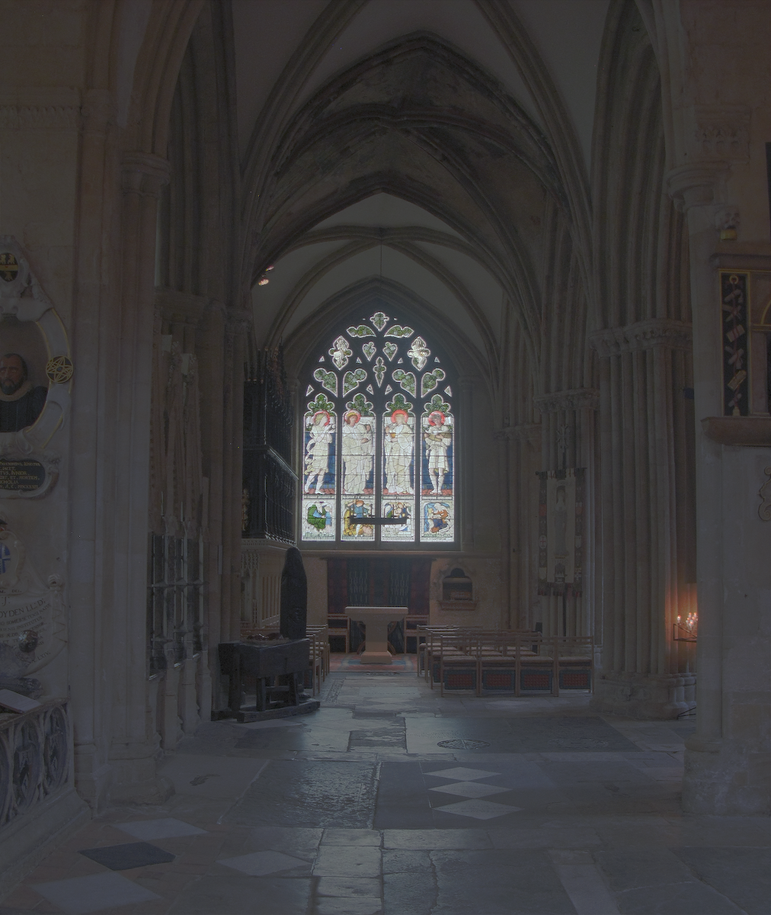
%> input picture church.png, 771 x 915 px, shrunk from 1012 x 1200 before the run
$ octave example.m   (GNU Octave 9; MATLAB toolbox functions it lacks are replaced by stand-ins)
%> lines starting %> are read from the running program, lines starting %| are printed output that depends on the picture; in (x1, y1, x2, y2) boxes, pixels count from 0 and x2, y2 are one past the last pixel; in counts of white or black regions, pixels touching at a corner belong together; the program's own positions count from 1
### gen_dice.m
function [L, R] = gen_dice(I_l, I_r, indicator, show_plot, flip_tc)

% Generate DiCE images with enhanced contrast
%
% Inputs
% I_l: input left-image of range [0,1] in gamma-corrected space
% I_r: input right-image of range [0,1] in gamma-corrected space
% indicator: target ratio of contrast
% show_plot: if true plot the tone-curves
% flip_tc: if true flip the order of the two tone-curves applied to the two
% images, set to false by default
%
% Outputs
% L, R: images processed by DiCE

I_l_in = I_l;
I_r_in = I_r;

% convert to linear space
gamma=2.2;
I_l_in=I_l_in.^gamma;
I_r_in=I_r_in.^gamma;

I_l_in=max(10.^-2.7,I_l_in);
I_r_in=max(10.^-2.7,I_r_in);

% convert to log space
L_l_in=log10(compute_luminance(I_l_in));
L_r_in=log10(compute_luminance(I_r_in));

I_min = min(min(L_l_in(:)),min(L_r_in(:)));
I_max = max(max(L_l_in(:)),max(L_r_in(:)));

% compute the maximum difference of DiCE tone-curves from the base
% tone-curve (identity map).
dev = 1.35*(1-indicator)/(1+indicator);

% process images with interleaved tone-curves in the logarithmic domain
segs = 2; % number of linear segments
flip = 1;
if exist('flip_tc') && flip_tc
    flip = -1;
end
L_l_out=L_l_in + flip*interleave(-2.7, 0, L_l_in, segs, dev);
L_r_out=L_r_in - flip*interleave(-2.7, 0, L_r_in, segs, dev);

% plot DiCE interleaved tone-curves
if show_plot
    plot(sort(L_l_in(:)),sort(L_l_in(:))+interleave(I_min, I_max, sort(L_l_in(:)), segs, dev));
    hold on;
    plot(sort(L_l_in(:)),sort(L_l_in(:))-interleave(I_min, I_max, sort(L_l_in(:)), segs, dev));
end

% colour transfer
log_rgb_l = L_l_out+log10(I_l_in)-L_l_in;
log_rgb_r = L_r_out+log10(I_r_in)-L_r_in;

% convert back to gamma-corrected space
L = (10.^log_rgb_l).^(1/gamma);
R = (10.^log_rgb_r).^(1/gamma);

end


function Y = compute_luminance( img )
% Return 2D matrix of luminance values for 3D matrix with an RGB image

dims = find(size(img)>1,1,'last');

if( dims == 3 )
    Y = img(:,:,1) * 0.212656 + img(:,:,2) * 0.715158 + img(:,:,3) * 0.072186;
elseif( dims == 1 || dims == 2 )
    Y = img;
else
    error( 'compute_luminance: wrong matrix dimension' );
end

end

function [l] = interleave(l_min, l_max, x, segs, dev)
% Generate smooth interleaved tone-curves

grids = segs + 1;
s_l = zeros(1,grids);

r_l = 0;
for ll=1:grids
    if (ll==1)
        r_l = 0;
    elseif( mod(ll,4) == 1 || mod(ll,4) == 2 )
        r_l = r_l+dev;
    else
        r_l = r_l-dev;
    end
    s_l(ll) = r_l;
end

disconti = (l_min + l_max) / 2;
interval = 0.05;
pt = interp1(linspace(l_min, l_max, grids), s_l, disconti - interval);
spline_l = spline([disconti - interval, disconti, disconti + interval], [pt dev-0.5*(dev-pt) pt]);

l = ones(size(x));

l(~isConti(x,disconti,interval)) = ppval(spline_l, x(~isConti(x,disconti,interval)));
l(isConti(x,disconti,interval)) = interp1(linspace(l_min, l_max, grids), s_l, clamp(x(isConti(x,disconti,interval)), l_min, l_max));

end

function res = isConti(x, disconti, interval)

res = x<disconti-interval | x>disconti+interval;

end

function Y = clamp( X, min, max )
  Y = X;
  Y(X<min) = min;
  Y(X>max) = max;
end

### example.m
% input images of range [0,1] in gamma-corrected space
I_l = double(imread('church.png'))/255;
I_r = double(imread('church.png'))/255;
indicator = 0.63; % ratio of contrast
show_plot = true; % plot the tone-curves
[L, R] = gen_dice(I_l, I_r, indicator, show_plot);
%> in gen_dice, `I_l_in=I_l_in.^gamma;`:
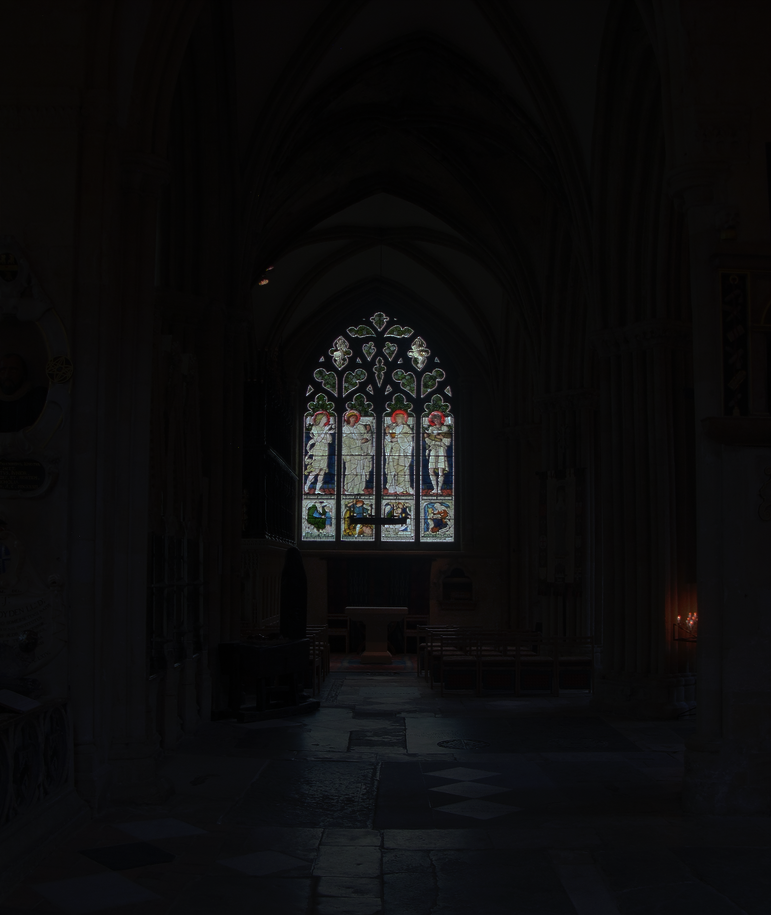
%> I_l_in: size 915x771x3 double; mean R, G, B 0.0496, 0.0483, 0.0504
%> in gen_dice, `L_l_in=log10(compute_luminance(I_l_in));`:
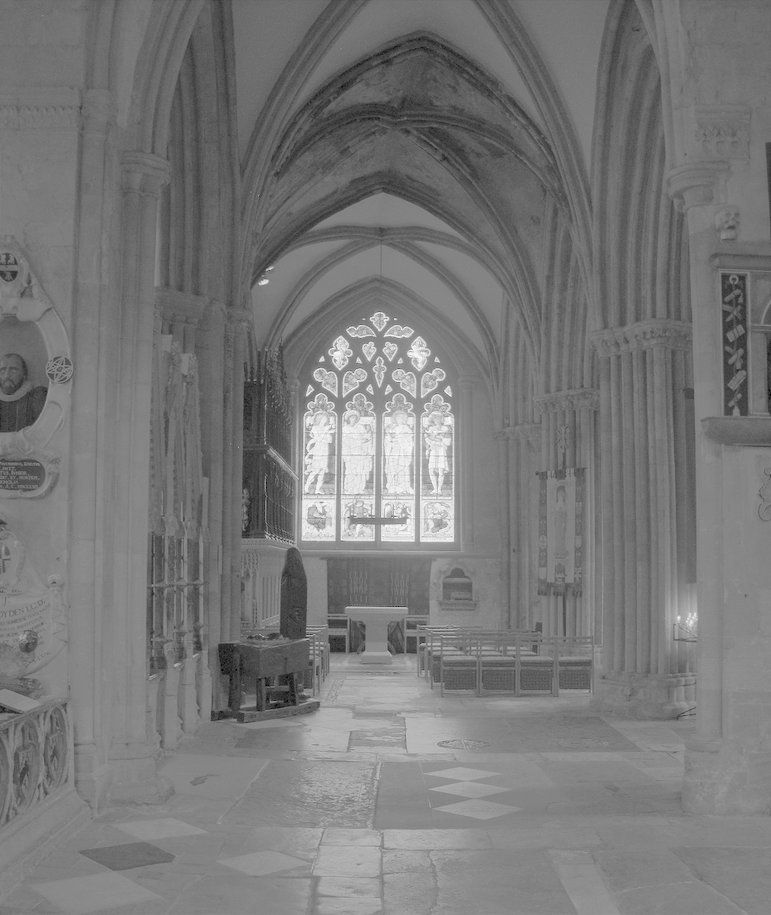
%> L_l_in: size 915x771 double; min -2.7, max -0.0312, mean -1.44; drawn with min black and max white
%> in gen_dice, `I_min = min(min(L_l_in(:)),min(L_r_in(:)));`: I_min = -2.7
%> in gen_dice, `I_max = max(max(L_l_in(:)),max(L_r_in(:)));`: I_max = -0.0312
%> in isConti, `res = x<disconti-interval | x>disconti+interval;`:
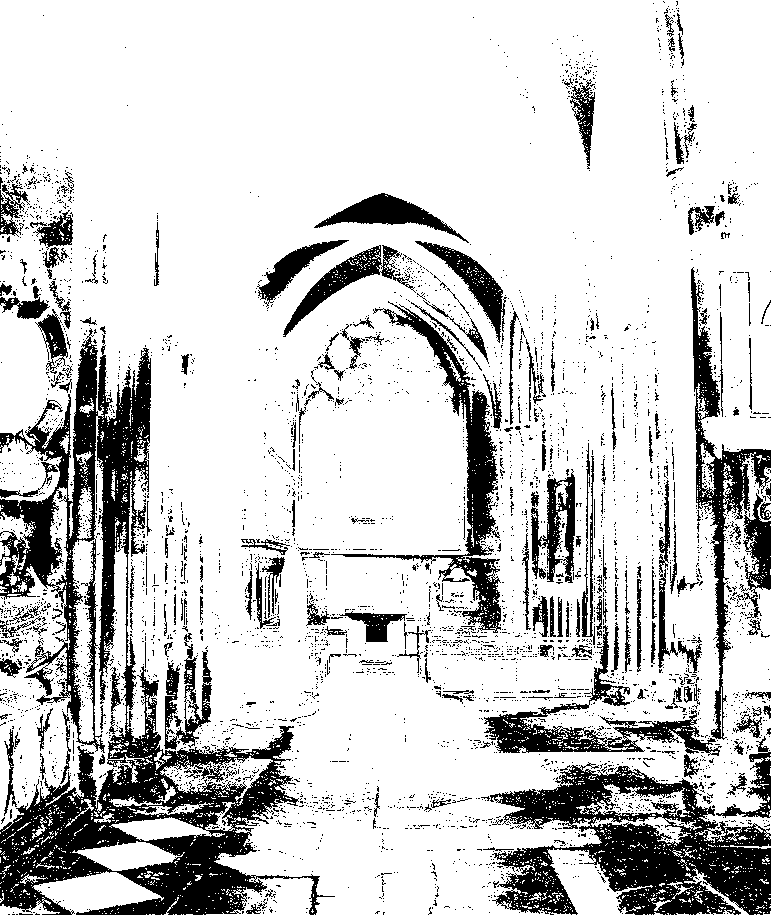
%> res: size 915x771 logical; 80.3% white; 4267 black regions (4031 under 20 px), largest, box (x1, y1, x2, y2) and area: (0, 328, 335, 915) 48115, (490, 762, 771, 915) 21511, (331, 301, 501, 633) 7712
%> in interleave, `l(isConti(x,disconti,interval)) = interp1(linspace(l_min, l_max, grids..`:
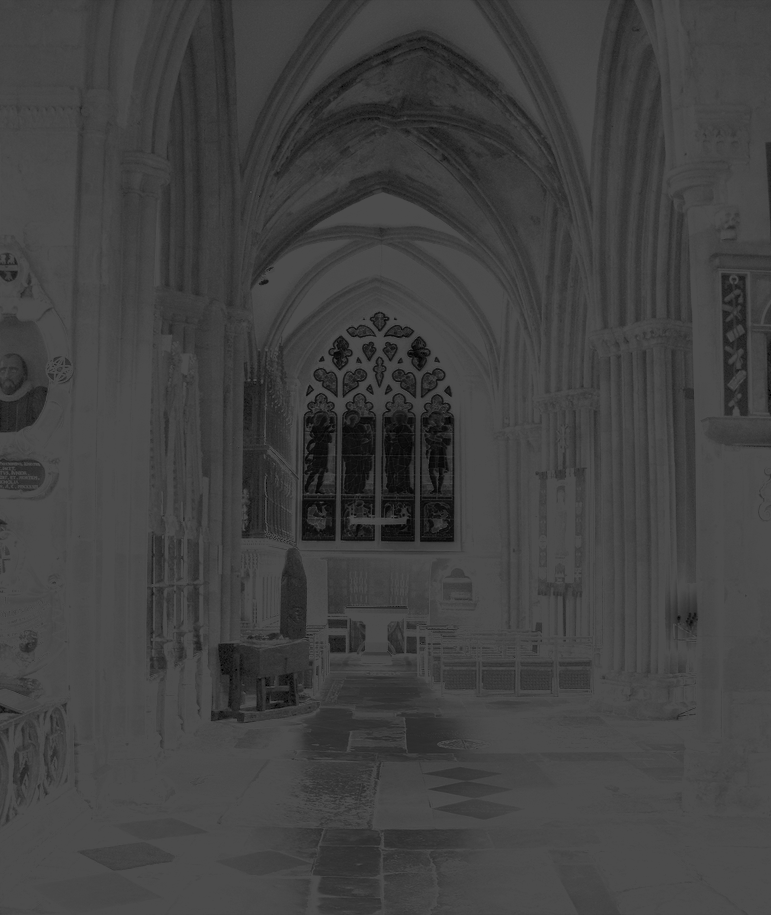
%> l: size 915x771 double; min 0, max 0.301, mean 0.257
%> in gen_dice, `L_l_out=L_l_in + flip*interleave(-2.7, 0, L_l_in, segs, dev);`:
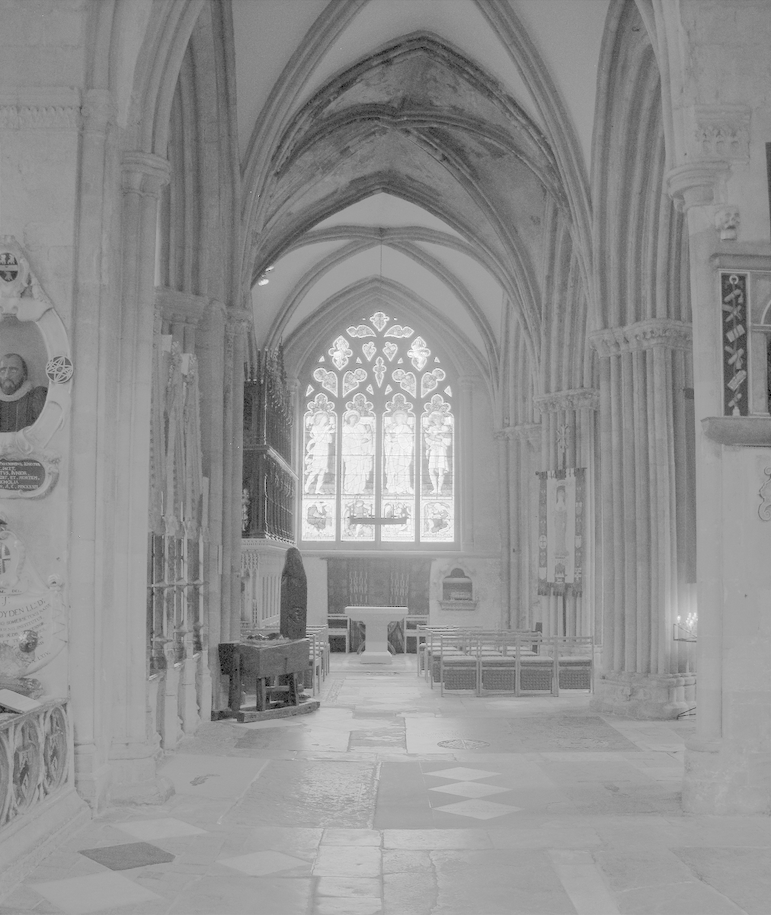
%> L_l_out: size 915x771 double; min -2.7, max -0.0241, mean -1.18; drawn with min black and max white
%> in gen_dice, `L_r_out=L_r_in - flip*interleave(-2.7, 0, L_r_in, segs, dev);`:
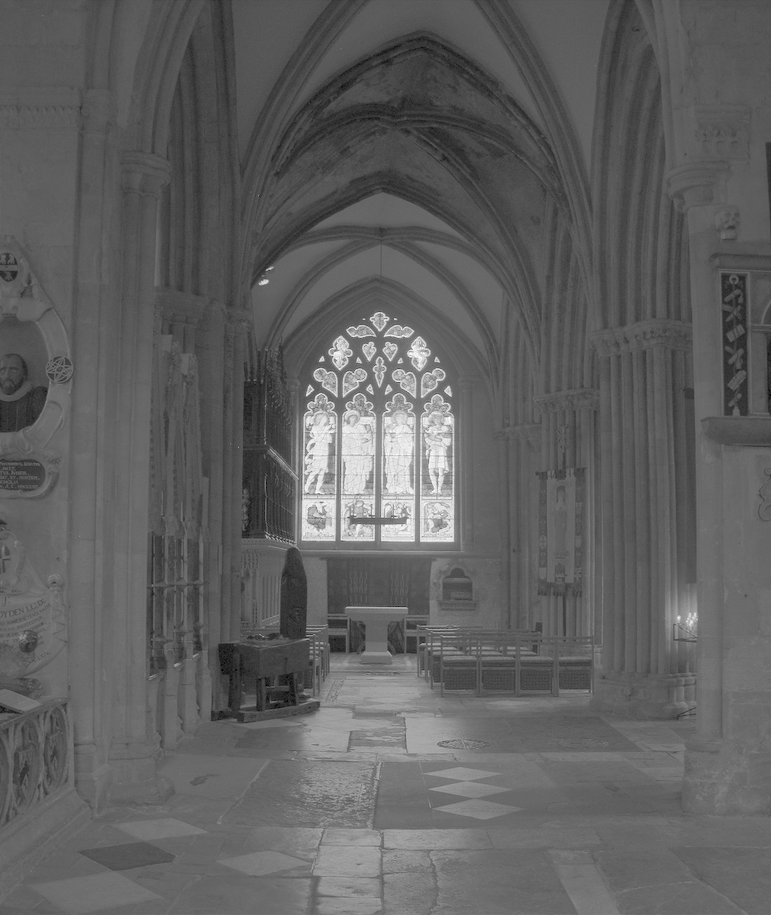
%> L_r_out: size 915x771 double; min -2.7, max -0.0383, mean -1.7; drawn with min black and max white
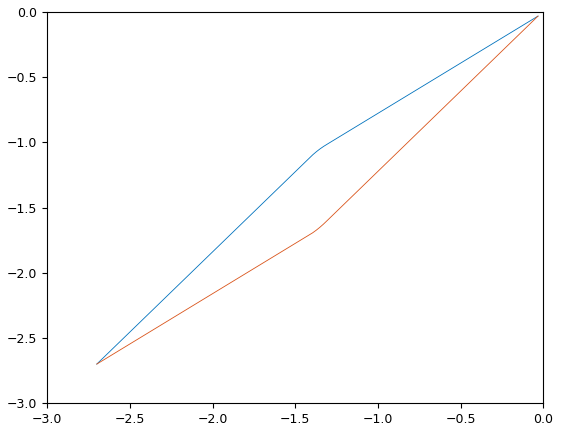
%> figure redrawn from the program's plot data
imwrite(L, 'L.png');
imwrite(R, 'R.png');
